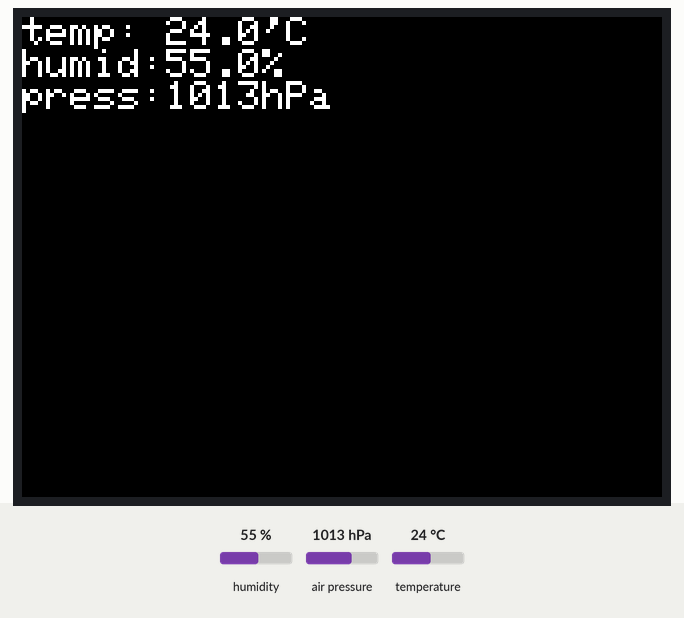
Recording of a sketch running on a simulated ESP32. Shown: 320×240 colour display. The test bench sets the inputs (shaded band); at power-on: humidity 55 %, air pressure 1013 hPa, temperature 24 °C. What the sketch prints to the serial monitor is not drawn.

Above: at 1.4 s.
1.5 s: humidity set to 22 %
At 3.3 s:
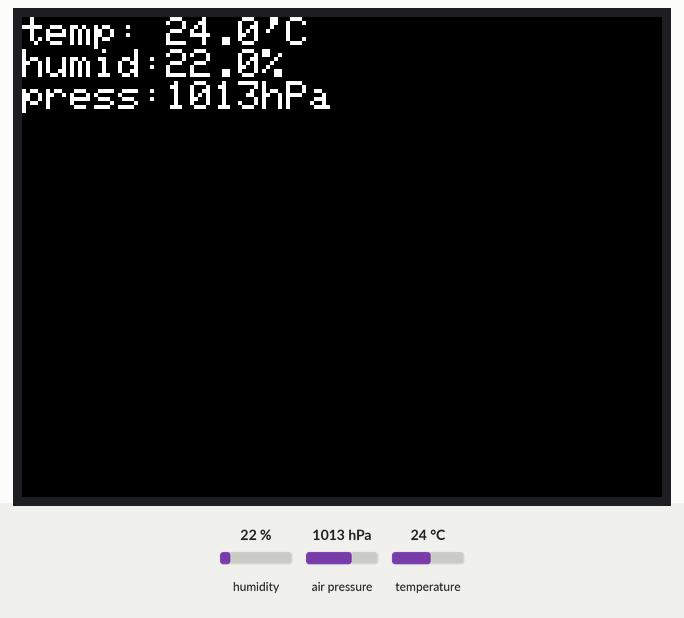
3.8 s: air pressure set to 952 hPa
At 4.8 s:
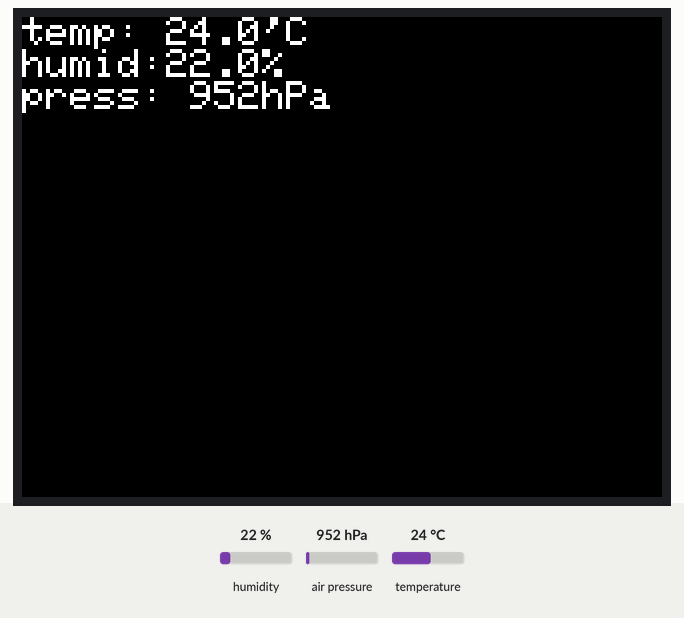
5.8 s: temperature set to 12 °C
At 7.5 s:
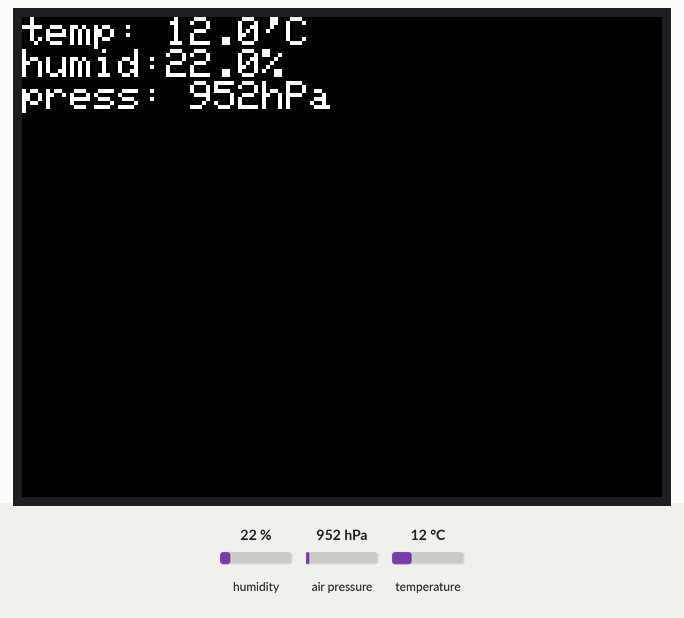
7.9 s: humidity set to 40 %
At 8.9 s:
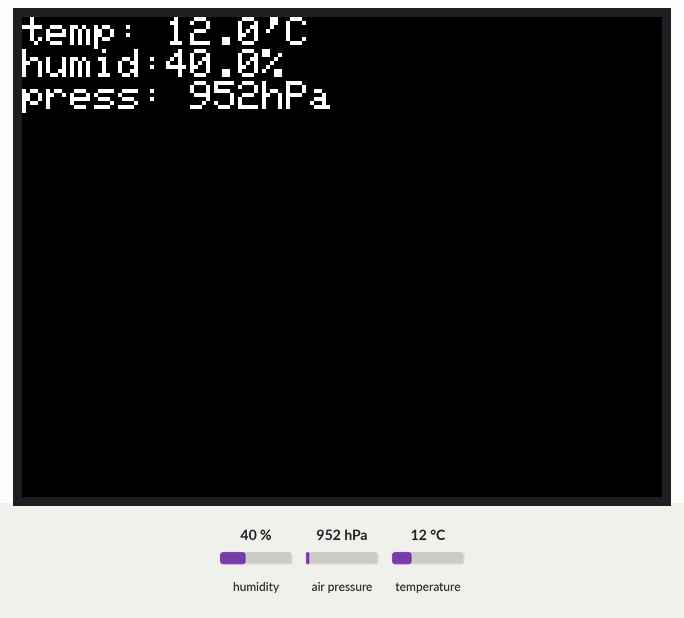
10.0 s: air pressure set to 975 hPa
At 11.6 s:
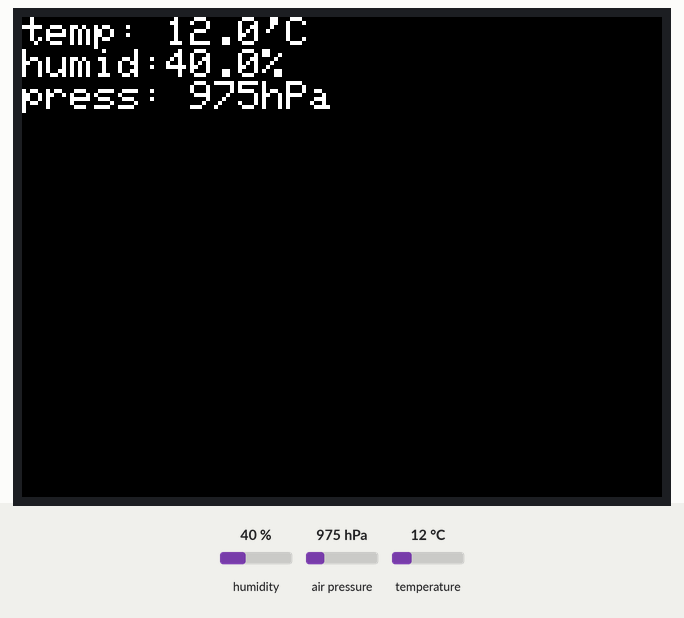
Timing chart, 0 to 13.0 s (numbered marks = the images above; inputs shaded):
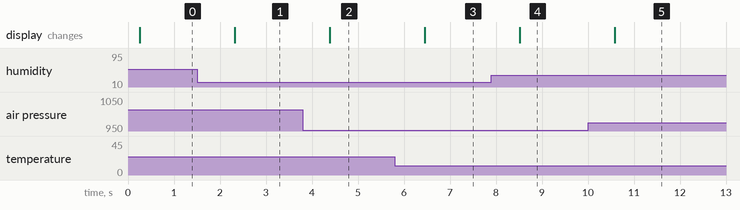

The sketch:

m5stack_env.ino
```cpp
#include <M5Stack.h>
#include "DHT12.h"
#include <Wire.h>
#include "Adafruit_Sensor.h"
#include <Adafruit_BMP280.h>

DHT12 dht12;
Adafruit_BMP280 bme;

void setup() {
    M5.begin();
    M5.Lcd.setTextSize(2);      // 文字サイズを2にする
    M5.Lcd.fillScreen(BLACK);   // 背景を黒にする

    Serial.begin(115200);

    Wire.begin();               // I2Cを初期化する
    while (!bme.begin(0x76)) {  // BMP280を初期化する
        Serial.println("BMP280 init fail");
    }
}

void loop() {
    float tmp = dht12.readTemperature();
    float hum = dht12.readHumidity();
    float pressure = bme.readPressure();

    Serial.print("temp:");
    Serial.println(tmp);
    Serial.print("humid:");
    Serial.println(hum);
    Serial.print("press:");
    Serial.println(pressure / 100);

    M5.Lcd.setCursor(0, 0, 1);
    M5.Lcd.printf("temp: %4.1f'C\r\n", tmp);
    M5.Lcd.printf("humid:%4.1f%%\r\n", hum);
    M5.Lcd.printf("press:%4.0fhPa\r\n", pressure / 100);

    delay(1000);
}
```

Measured:
- after the input at 1.5 s, the display: changes after 0.82 s (image 1)
- after the input at 3.8 s, the display: changes after 0.59 s (image 2)
- after the input at 5.8 s, the display: changes after 0.65 s (image 3)
- after the input at 7.9 s, the display: changes after 0.61 s (image 4)
- after the input at 10.0 s, the display: changes after 0.58 s (image 5)
